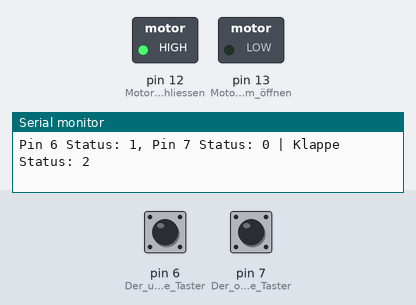
Recording of a sketch running on a simulated Arduino Uno, built with avr-gcc and run on an emulated ATmega328P. Parts: switched loads named in the sketch (green lamp = pin HIGH), the last lines printed to the serial monitor. Inputs (shaded band) come from the test bench; at power-on: pin 6 (Der_untere_Taster) HIGH, pin 7 (Der_obere_Taster) LOW.

Above: at 4.8 s.
4.9 s: pin 6 (Der_untere_Taster) pulled LOW for 0.15 s
At 6.2 s:
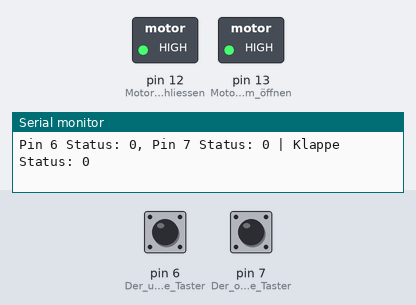
8.0 s: pin 7 (Der_obere_Taster) pulled HIGH for 3.2 s
At 13.6 s:
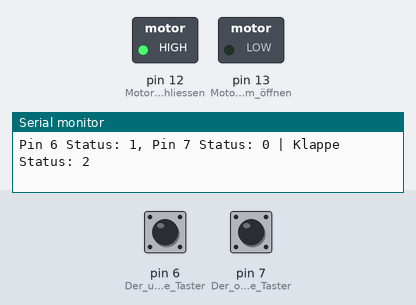
14.2 s: pin 6 (Der_untere_Taster) pulled LOW for 1 s
At 15.7 s:
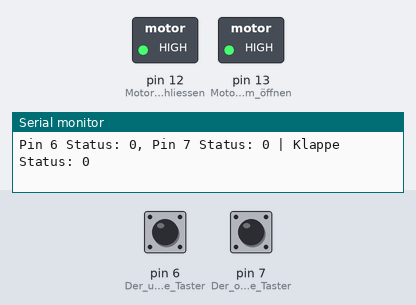
18.2 s: pin 7 (Der_obere_Taster) pulled HIGH for 0.15 s
At 18.8 s:
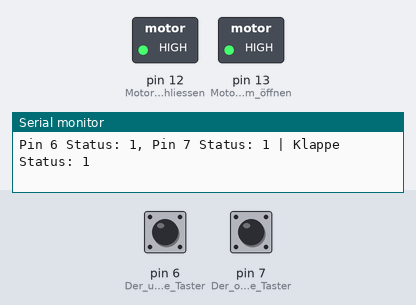
21.3 s: pin 6 (Der_untere_Taster) pulled LOW for 3.2 s
At 26.8 s:
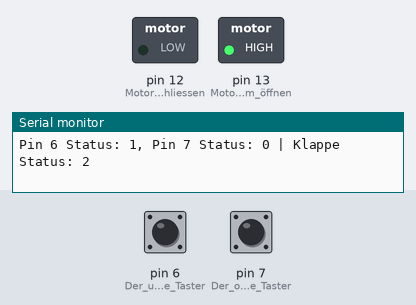
27.5 s: pin 7 (Der_obere_Taster) pulled HIGH for 1 s
At 28.1 s:
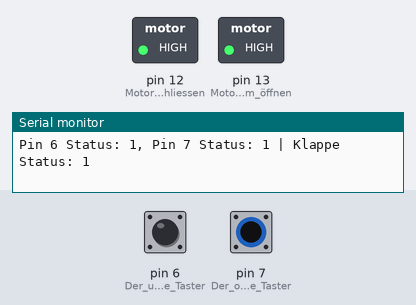
Timing chart, 0 to 32.5 s (numbered marks = the images above; inputs shaded):
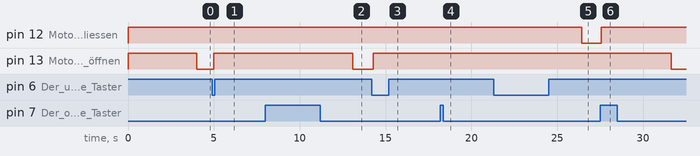

The sketch:

sketch_nur_auf_und_ab_mit_Sensoren_ohne_uhr.ino
```cpp
void setup()
{
  pinMode (13, OUTPUT);     // Motor rechtsrum öffnen
  pinMode (12, OUTPUT);     // Motor linksrum schliessen
  pinMode(7, INPUT);        // Der obere Taster
  pinMode(6, INPUT);        // Der untere Taster

  digitalWrite(13, HIGH);
  digitalWrite(12, HIGH);
  digitalWrite(8, HIGH);

  Serial.begin(9600);
  Serial.println("Programm start");
}

void klappe_runter() {
  digitalWrite(13, LOW);
  while(klappe_position() != 0) {}
  digitalWrite(13, HIGH);
  delay(50);
}

void klappe_hoch() {
  digitalWrite(12, LOW);
  while(klappe_position() != 1) {}
  digitalWrite(12, HIGH);
  delay(50);
}

int klappe_position() {
  /*

  Ergebnis:
    1: (Klappe oben)
    0: (Klappe unten)
    2: (Klappe in Bewegung)
  */
  int klappe_status;
  int val_unten = digitalRead(6);
  int val_oben = digitalRead(7);

  if(val_unten == LOW && val_oben == LOW) klappe_status = 0;
  else if(val_unten == HIGH && val_oben == HIGH) klappe_status = 1;
  else klappe_status =  2;

  Serial.println("");
  Serial.print("Pin 6 Status: ");
  Serial.print(digitalRead(6));
  Serial.print(", Pin 7 Status: ");
  Serial.print(digitalRead(7));
  Serial.print(" | Klappe Status: ");
  Serial.print(klappe_status);

  return klappe_status;
}

void loop ()
{
  delay(4000);
  klappe_runter();
  delay(4000);
  klappe_hoch();
}
```

Measured:
- after the input at 4.9 s, pin 13 (Motor_rechtsrum_öffnen): LOW → HIGH after 0.08 s
- after the input at 8.0 s, pin 12 (Motor_linksrum_schliessen): stays HIGH (without the input it goes to LOW after 1.0 s); pin 13 (Motor_rechtsrum_öffnen): HIGH → LOW after 5.1 s
- after the input at 14.2 s, pin 13 (Motor_rechtsrum_öffnen): LOW → HIGH after 0.08 s
- after the input at 18.2 s, pin 12 (Motor_linksrum_schliessen): stays HIGH (without the input it goes to LOW after 0.13 s)
- after the input at 21.3 s, pin 12 (Motor_linksrum_schliessen): HIGH → LOW after 5.1 s; pin 13 (Motor_rechtsrum_öffnen): stays HIGH (without the input it goes to LOW after 1.1 s)
- after the input at 27.5 s, pin 12 (Motor_linksrum_schliessen): LOW → HIGH after 0.08 s; pin 13 (Motor_rechtsrum_öffnen): HIGH → LOW after 4.1 s
